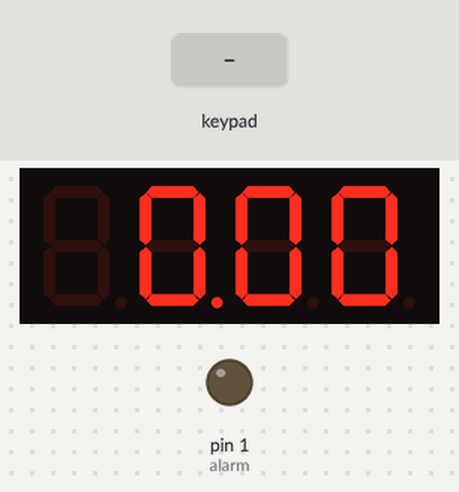
The sketch below on a simulated Arduino Uno, built with avr-gcc and run on an emulated ATmega328P. Parts: 4-digit seven-segment display, output pins drawn as LEDs (lit = HIGH). The inputs (shaded band) are chosen by the test bench.

Above: at 1.2 s.
1.3 s: keypad keys 4 3 2 0 pressed 0.4 s apart
At 3.3 s:
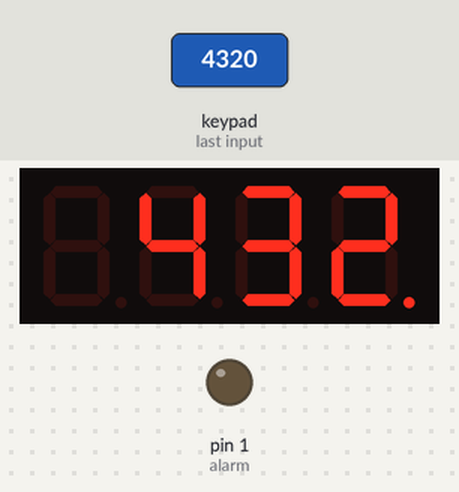
4.4 s: key '*' pressed
At 5.2 s:
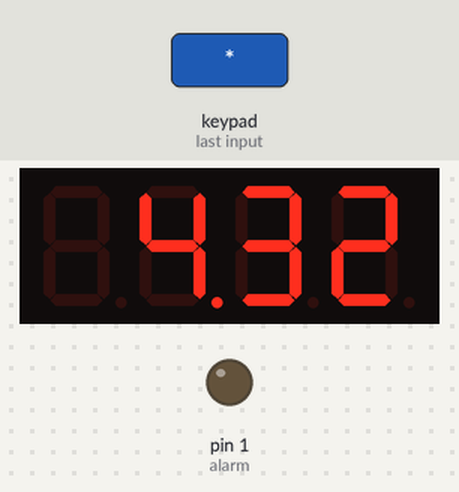
5.9 s: key '#' pressed
At 6.3 s:
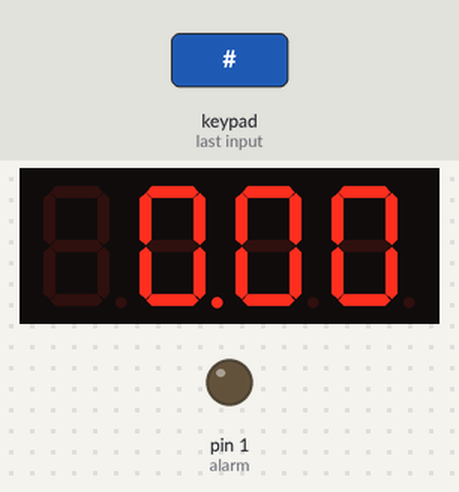
7.4 s: keypad keys 1 7 1 8 1 9 pressed 0.4 s apart
At 9.5 s:
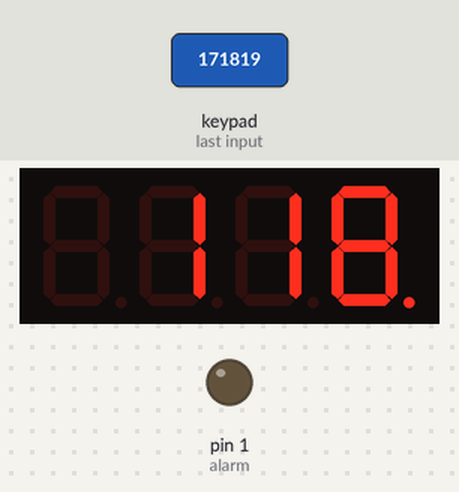
Timing chart, 0 to 11.0 s (numbered marks = the images above; inputs shaded):
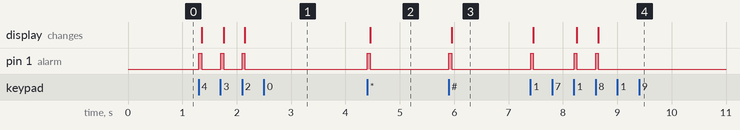

Measured:
- after the input at 1.3 s, pin 1 (alarm): alternates HIGH for 0.05 s and LOW for 0.35 s, 6 changes in all, then stays LOW, starting at once; the display: first changes after 0.05 s (image 1 shows a later state)
- after the input at 4.4 s, pin 1 (alarm): LOW → HIGH at once, → LOW 0.05 s later; the display: changes after 0.06 s (image 2)
- after the input at 5.9 s, pin 1 (alarm): LOW → HIGH at once, → LOW 0.05 s later; the display: changes after 0.05 s (image 3)
- after the input at 7.4 s, pin 1 (alarm): goes HIGH 0.05 s, LOW 0.75 s, HIGH 0.05 s, LOW 0.34 s, HIGH 0.05 s, then LOW, starting at once; the display: first changes after 0.06 s (image 4 shows a later state)

The sketch:

counter_atmega8.ino
```cpp
#include "SevSeg.h"
#include <Keypad.h>

//================================//
//========Keypad settings ======= //
//================================//

const byte ROWS = 4; //four rows
const byte COLS = 3; //three columns

// mapping of the character keys on the keypad

char keys[ROWS][COLS] = {
  {'1','2','3'},
  {'4','5','6'},
  {'7','8','9'},
  {'*','0','#'}
};

byte rowPins[ROWS] = {4, 3, 2, 0}; //connect to the row pinouts of the keypad
byte colPins[COLS] = {17, 18, 19}; //connect to the column pinouts of the keypad

//Create an object of keypad
Keypad keypad = Keypad( makeKeymap(keys), rowPins, colPins, ROWS, COLS );


//================================//
// seven segment display settings //
//================================//

  SevSeg sevseg; // seven segment library object
  byte numDigits = 4; // 4 digits on the seven segment display
  byte digitPins[] = {8, 7, 6, 5}; // mapping the digit pins to the atmega pins
  byte segmentPins[] = {9, 10, 11, 12, 13, 14, 15, 16}; // mapping segment pins to atmega pins
  bool resistorsOnSegments = false; // 'false' means resistors are on digit pins

  // extra settings for the seven segment display
  byte hardwareConfig = COMMON_CATHODE; // See README.md for options
  bool updateWithDelays = false; // Default 'false' is Recommended
  bool leadingZeros = false; // Use 'true' if you'd like to keep the leading zeros
  bool disableDecPoint = false; // Use 'true' if your decimal point doesn't exist or isn't connected


//declarations for timer
unsigned long initial;
unsigned long last;
int initiate;
int start;
int final_count;
int current_count;
int count_arr; //[4] = {0,0,0,0};
int increment;
int decrement;
unsigned long time;
char key_val;
int wait_key_in;
int pow10;
int j;
int alarm;


// Setting up the keypad and seven segment display
void setup() {
  // Setting up the seven segment display counter.
  current_count = 0;
  wait_key_in = 0;      // need at least 3 digits to make the start.
  pow10 = 100; //1;    // power of 10 used for setting each digit
  //pow10 = 1;    // power of 10 used for setting each digit
  j=0;
  alarm=1;
  pinMode(alarm,OUTPUT);
  sevseg.begin(hardwareConfig, numDigits, digitPins, segmentPins, resistorsOnSegments, updateWithDelays, leadingZeros, disableDecPoint);
  sevseg.setBrightness(90);


}

// Running the timer program
void loop() {
  key_val=keypad.getKey(); // obtain inputs from the keypad
   digitalWrite(alarm,0);
  //for (wait_key_in = 0; wait_key_in < 4; wait_key_in = wait_key_in + 1){
  while (wait_key_in < 3){
    millis (); // delay required for while loop to not get hung up.
    digitalWrite(alarm,0);

   // For the hour and second digits, allow 0 - 9
    if (wait_key_in == 0 || wait_key_in == 2){
      key_val=keypad.getKey();
      if (key_val != NO_KEY && key_val != keys[3][2] && key_val != keys[3][0]){
        count_arr = key_val - 48 ; // convert from char to int

        for ( j; j < wait_key_in; j= j + 1){
          //pow10 = pow10 * 10;
          pow10 = pow10 / 10;
        }
        current_count = current_count + ((count_arr) * pow10); //* (pow(10,wait_key_in));

        wait_key_in = wait_key_in + 1;

        digitalWrite(alarm,1);
        delay(50);
      }

      else if (key_val == keys[3][2]){
        current_count = 0;
        wait_key_in = 0;
        pow10 = 100;
        //pow10 = 1;
        j=0;
        digitalWrite(alarm,1);
        delay(50);
      }

      else if (key_val == keys[3][0]){
        digitalWrite(alarm,1);
        delay(50);
        break;
      }
    }
   // For the Minutes, allow 0 - 5

    else{
      key_val=keypad.getKey();
      if (key_val != NO_KEY && key_val != keys[3][2] && key_val != keys[3][0] && key_val != keys[1][2]
      && key_val != keys[2][0] && key_val != keys[2][1] && key_val != keys[2][2]){
        count_arr = key_val - 48 ;  // convert from char to int

        for ( j; j < wait_key_in; j= j + 1){
          //pow10 = pow10 * 10;
          pow10 = pow10 / 10;
        }
        current_count = current_count + ((count_arr) * pow10); //* (pow(10,wait_key_in));

        wait_key_in = wait_key_in + 1;

        digitalWrite(alarm,1);
        delay(50);
      }
      else if (key_val == keys[3][2]){
        current_count = 0;
        wait_key_in = 0;
        pow10 = 100;
        //pow10 = 1;
        j=0;
        digitalWrite(alarm,1);
        delay(50);
      }
      else if (key_val == keys[3][0]){
        digitalWrite(alarm,1);
        delay(50);
        break;     // This portion to enable downcounting after setting the timer partially

      }

    }

    // use the decimal pointer to indicate the digit being changed
    if (wait_key_in == 0){
      sevseg.setNumber(current_count, 2);
      sevseg.refreshDisplay(); // Must run repeatedly
    }
    if (wait_key_in == 1){
      sevseg.setNumber(current_count, 1);
      sevseg.refreshDisplay(); // Must run repeatedly
    }
    if (wait_key_in == 2){
      sevseg.setNumber(current_count, 0);
      sevseg.refreshDisplay(); // Must run repeatedly
    }

  }
  if (key_val == keys[3][2]){
      current_count = 0;
      wait_key_in = 0;
      pow10 = 100;
      //pow10 = 1;
      j=0;
      digitalWrite(alarm,1);
      delay(50);
    }

  else if (key_val == keys[3][0]){

    digitalWrite(alarm,1);
    delay(50);
    digitalWrite(alarm,0);
    time = millis();
    initial = time;

    while(1){
      delay(1);
      time = millis();
      last = time - initial;
      sevseg.setNumber(current_count, 2);
      sevseg.refreshDisplay(); // Must run repeatedly

      key_val=keypad.getKey();
      if (last >= 60000){       // Change this value to 60000 for minute count, 1000 for second count
        current_count = current_count - 1;
        last = 0;
        initial = millis();
      }

      else if  (current_count / 100 != 0 && current_count % 100 == 0){//current_count / 100 != 0 &&  ) {
        current_count = current_count - 41;
      }


      // Allowing for resetting the counter and enter new values in the middle of opn.
      else if (key_val == keys[3][2]){
        current_count = 0;
        wait_key_in = 0;
        pow10 = 100;
        //pow10 = 1;
        j=0;
        digitalWrite(alarm,1);
        delay(50);
        break;
      }

      else if (current_count == 0){
        digitalWrite(alarm,1);
      }


    }
  }

  sevseg.setNumber(current_count, 0);
  sevseg.refreshDisplay(); // Must run repeatedly
  }


//}
```
